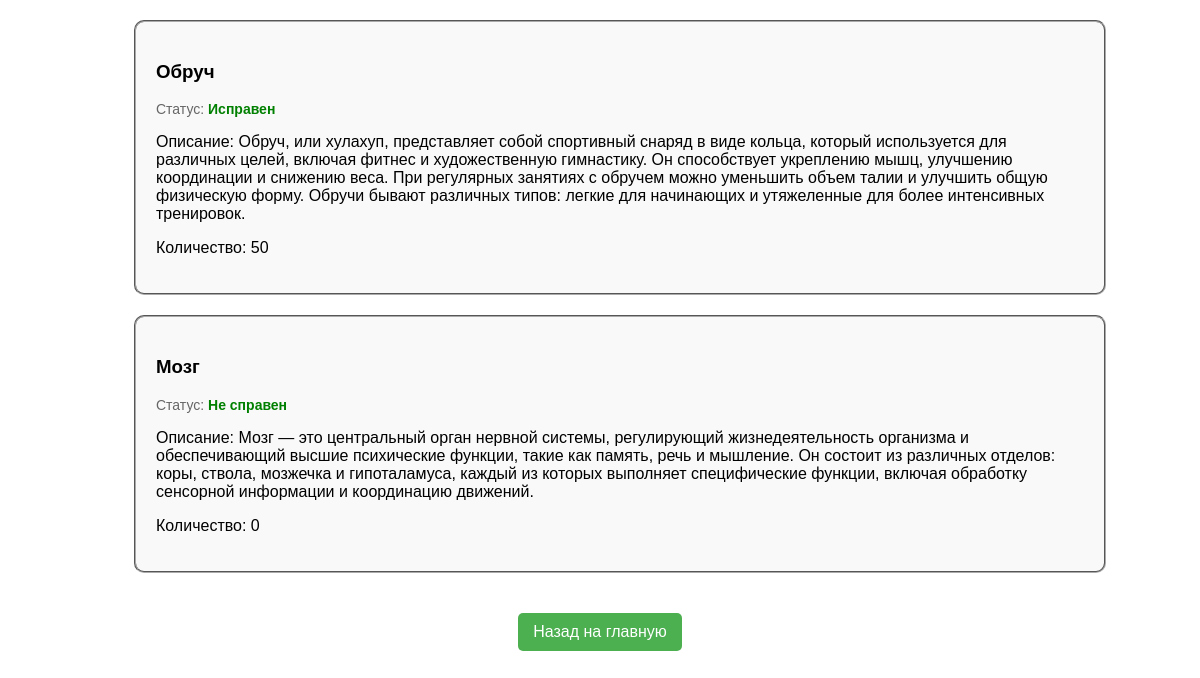
Screenshot of /inventory/owned_inventory/ (signed in) with the database file from the repository.
### invpage/models.py (models this page shows, shortened)
class Ownership(models.Model):
    user = models.ForeignKey(settings.AUTH_USER_MODEL, on_delete=models.CASCADE, related_name='owned_items')
    item = models.ForeignKey(InventoryItem, on_delete=models.CASCADE, related_name='owners')
    quantity = models.PositiveIntegerField(default=1)

class InventoryItem(models.Model):
    name = models.CharField(max_length=255)
    description = models.TextField()
    status = models.CharField(max_length=50, default='Исправен')
    item_id = models.AutoField(primary_key=True)
    quantity = models.PositiveIntegerField(default=0)

### invpage/views.py (the view)
# urls.py: path('owned_inventory/', owned_inv, name='owned_inv')
@login_required
def owned_inv(request):
    user = request.user
    owned_items = Ownership.objects.filter(user=user).select_related('item')
    return render(request, 'inventory_owned.html', {'owned_items': owned_items})

### invpage/templates/inventory_owned.html (shortened to what this page needs)
{% load static %}
<!DOCTYPE html>
<html lang="en">
<head>
    <link rel="stylesheet" href="{% static 'invpage/css/own_inv.css' %}">
</head>
<body>
<ul class="inventory-list good" id="inventory-list-good">
    {% for el in owned_items %}
        <li>
            <div class="inventory-card">
                <h3>{{ el.item.name }}</h3>
                <div class="status">Статус: <span class="status-indicator good">{{ el.item.status }}</span></div>
                <p>Описание: {{ el.item.description }}</p>
                <p>Количество: {{ el.item.quantity }}</p>
            </div>
        </li>
    {% empty %}
        <li>Нет доступного инвентаря.</li>
    {% endfor %}
</ul>
<div class="button-container">
    <a href="{% url 'index' %}">Назад на главную</a>
</div>
</body>
</html>

### invpage/static/invpage/css/own_inv.css (style rules this page uses)
body { font-family: Arial, sans-serif; margin: 0; padding: 0; }
.status { font-size: 14px; color: #666; }
.status-indicator { font-weight: bold; }
.status-indicator.good { color: green; }
.inventory-list.good { max-height: none; overflow: visible; }
.inventory-list li { border: 2px groove #aaa; border-radius: 10px; background-color: #f9f9f9; padding: 20px; width: 80%; margin: 20px auto; display: flex; flex-direction: column; justify-content: center; align-items: center; }
a { display: inline-block; margin-top: 20px; padding: 10px 15px; background-color: #4CAF50; color: white; text-decoration: none; border-radius: 5px; text-align: center; }
.button-container { text-align: center; }

### rows the page displays
Ownership: item.name "Обруч", item.status "Исправен", item.description "Обруч, или хулахуп, представляет собой спортивный снаряд в виде кольца, который используется для различных целей, включая фитнес и художественную гимнастику. Он способствует укреплению мышц, улучшению координации и снижению веса. При регулярных занятиях с обручем можно уменьшить объем талии и улучшить общую физическую форму. Обручи бывают различных типов: легкие для начинающих и утяжеленные для более интенсивных тренировок.", item.quantity "50"
Ownership: item.name "Мозг", item.status "Не справен", item.description "Мозг — это центральный орган нервной системы, регулирующий жизнедеятельность организма и обеспечивающий высшие психические функции, такие как память, речь и мышление. Он состоит из различных отделов: коры, ствола, мозжечка и гипоталамуса, каждый из которых выполняет специфические функции, включая обработку сенсорной информации и координацию движений.", item.quantity "0"
